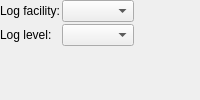
         <widget class="QWidget" name="tab8" >
          <attribute name="title" >
           <string>Logging</string>
          </attribute>
          <layout class="QGridLayout" >
           <property name="leftMargin" >
            <number>0</number>
           </property>
           <property name="topMargin" >
            <number>0</number>
           </property>
           <property name="rightMargin" >
            <number>0</number>
           </property>
           <property name="bottomMargin" >
            <number>0</number>
           </property>
           <property name="horizontalSpacing" >
            <number>2</number>
           </property>
           <property name="verticalSpacing" >
            <number>2</number>
           </property>
           <item row="0" column="0" >
            <widget class="QLabel" name="textLabel2_2_2" >
             <property name="text" >
              <string>Log facility:</string>
             </property>
             <property name="alignment" >
              <set>Qt::AlignLeading|Qt::AlignLeft|Qt::AlignVCenter</set>
             </property>
             <property name="wordWrap" >
              <bool>false</bool>
             </property>
            </widget>
           </item>
           <item row="0" column="1" >
            <widget class="QComboBox" name="ipf_logFacility" >
             <property name="sizePolicy" >
              <sizepolicy vsizetype="Fixed" hsizetype="Expanding" >
               <horstretch>0</horstretch>
               <verstretch>0</verstretch>
              </sizepolicy>
             </property>
            </widget>
           </item>
           <item row="1" column="0" >
            <widget class="QLabel" name="textLabel2_2" >
             <property name="text" >
              <string>Log level:</string>
             </property>
             <property name="alignment" >
              <set>Qt::AlignLeading|Qt::AlignLeft|Qt::AlignVCenter</set>
             </property>
             <property name="wordWrap" >
              <bool>false</bool>
             </property>
            </widget>
           </item>
           <item row="1" column="1" >
            <widget class="QComboBox" name="ipf_logLevel" >
             <property name="sizePolicy" >
              <sizepolicy vsizetype="Fixed" hsizetype="Expanding" >
               <horstretch>0</horstretch>
               <verstretch>0</verstretch>
              </sizepolicy>
             </property>
            </widget>
           </item>
           <item row="0" column="2" >
            <spacer>
             <property name="orientation" >
              <enum>Qt::Horizontal</enum>
             </property>
             <property name="sizeType" >
              <enum>QSizePolicy::Expanding</enum>
             </property>
             <property name="sizeHint" >
              <size>
               <width>20</width>
               <height>20</height>
              </size>
             </property>
            </spacer>
           </item>
           <item row="2" column="1" >
            <spacer>
             <property name="orientation" >
              <enum>Qt::Vertical</enum>
             </property>
             <property name="sizeType" >
              <enum>QSizePolicy::Expanding</enum>
             </property>
             <property name="sizeHint" >
              <size>
               <width>20</width>
               <height>30</height>
              </size>
             </property>
            </spacer>
           </item>
          </layout>
         </widget>
